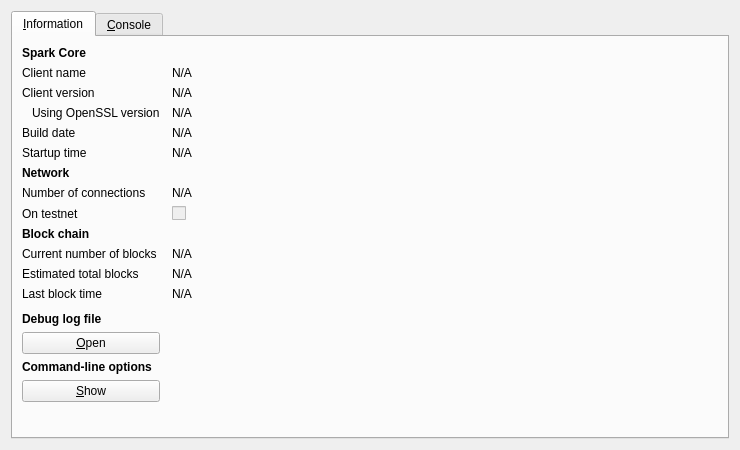
<?xml version="1.0" encoding="UTF-8"?>
<ui version="4.0">
 <class>RPCConsole</class>
 <widget class="QDialog" name="RPCConsole">
  <property name="geometry">
   <rect>
    <x>0</x>
    <y>0</y>
    <width>740</width>
    <height>450</height>
   </rect>
  </property>
  <property name="windowTitle">
   <string>Spark - Debug window</string>
  </property>
  <layout class="QVBoxLayout" name="verticalLayout_2">
   <item>
    <widget class="QTabWidget" name="tabWidget">
     <property name="currentIndex">
      <number>0</number>
     </property>
     <widget class="QWidget" name="tab_info">
      <attribute name="title">
       <string>&amp;Information</string>
      </attribute>
      <layout class="QGridLayout" name="gridLayout" columnstretch="0,1">
       <property name="horizontalSpacing">
        <number>12</number>
       </property>
       <item row="0" column="0">
        <widget class="QLabel" name="label_9">
         <property name="font">
          <font>
           <weight>75</weight>
           <bold>true</bold>
          </font>
         </property>
         <property name="text">
          <string>Spark Core</string>
         </property>
        </widget>
       </item>
       <item row="1" column="0">
        <widget class="QLabel" name="label_5">
         <property name="text">
          <string>Client name</string>
         </property>
        </widget>
       </item>
       <item row="1" column="1">
        <widget class="QLabel" name="clientName">
         <property name="cursor">
          <cursorShape>IBeamCursor</cursorShape>
         </property>
         <property name="text">
          <string>N/A</string>
         </property>
         <property name="textFormat">
          <enum>Qt::PlainText</enum>
         </property>
         <property name="textInteractionFlags">
          <set>Qt::LinksAccessibleByMouse|Qt::TextSelectableByKeyboard|Qt::TextSelectableByMouse</set>
         </property>
        </widget>
       </item>
       <item row="2" column="0">
        <widget class="QLabel" name="label_6">
         <property name="text">
          <string>Client version</string>
         </property>
        </widget>
       </item>
       <item row="2" column="1">
        <widget class="QLabel" name="clientVersion">
         <property name="cursor">
          <cursorShape>IBeamCursor</cursorShape>
         </property>
         <property name="text">
          <string>N/A</string>
         </property>
         <property name="textFormat">
          <enum>Qt::PlainText</enum>
         </property>
         <property name="textInteractionFlags">
          <set>Qt::LinksAccessibleByMouse|Qt::TextSelectableByKeyboard|Qt::TextSelectableByMouse</set>
         </property>
        </widget>
       </item>
       <item row="3" column="0">
        <widget class="QLabel" name="label_14">
         <property name="text">
          <string>Using OpenSSL version</string>
         </property>
         <property name="indent">
          <number>10</number>
         </property>
        </widget>
       </item>
       <item row="3" column="1">
        <widget class="QLabel" name="openSSLVersion">
         <property name="cursor">
          <cursorShape>IBeamCursor</cursorShape>
         </property>
         <property name="text">
          <string>N/A</string>
         </property>
         <property name="textFormat">
          <enum>Qt::PlainText</enum>
         </property>
         <property name="textInteractionFlags">
          <set>Qt::LinksAccessibleByMouse|Qt::TextSelectableByKeyboard|Qt::TextSelectableByMouse</set>
         </property>
        </widget>
       </item>
       <item row="4" column="0">
        <widget class="QLabel" name="label_12">
         <property name="text">
          <string>Build date</string>
         </property>
        </widget>
       </item>
       <item row="4" column="1">
        <widget class="QLabel" name="buildDate">
         <property name="cursor">
          <cursorShape>IBeamCursor</cursorShape>
         </property>
         <property name="text">
          <string>N/A</string>
         </property>
         <property name="textFormat">
          <enum>Qt::PlainText</enum>
         </property>
         <property name="textInteractionFlags">
          <set>Qt::LinksAccessibleByMouse|Qt::TextSelectableByKeyboard|Qt::TextSelectableByMouse</set>
         </property>
        </widget>
       </item>
       <item row="5" column="0">
        <widget class="QLabel" name="label_13">
         <property name="text">
          <string>Startup time</string>
         </property>
        </widget>
       </item>
       <item row="5" column="1">
        <widget class="QLabel" name="startupTime">
         <property name="cursor">
          <cursorShape>IBeamCursor</cursorShape>
         </property>
         <property name="text">
          <string>N/A</string>
         </property>
         <property name="textFormat">
          <enum>Qt::PlainText</enum>
         </property>
         <property name="textInteractionFlags">
          <set>Qt::LinksAccessibleByMouse|Qt::TextSelectableByKeyboard|Qt::TextSelectableByMouse</set>
         </property>
        </widget>
       </item>
       <item row="6" column="0">
        <widget class="QLabel" name="label_11">
         <property name="font">
          <font>
           <weight>75</weight>
           <bold>true</bold>
          </font>
         </property>
         <property name="text">
          <string>Network</string>
         </property>
        </widget>
       </item>
       <item row="7" column="0">
        <widget class="QLabel" name="label_7">
         <property name="text">
          <string>Number of connections</string>
         </property>
        </widget>
       </item>
       <item row="7" column="1">
        <widget class="QLabel" name="numberOfConnections">
         <property name="cursor">
          <cursorShape>IBeamCursor</cursorShape>
         </property>
         <property name="text">
          <string>N/A</string>
         </property>
         <property name="textFormat">
          <enum>Qt::PlainText</enum>
         </property>
         <property name="textInteractionFlags">
          <set>Qt::LinksAccessibleByMouse|Qt::TextSelectableByKeyboard|Qt::TextSelectableByMouse</set>
         </property>
        </widget>
       </item>
       <item row="8" column="0">
        <widget class="QLabel" name="label_8">
         <property name="text">
          <string>On testnet</string>
         </property>
        </widget>
       </item>
       <item row="8" column="1">
        <widget class="QCheckBox" name="isTestNet">
         <property name="enabled">
          <bool>false</bool>
         </property>
         <property name="text">
          <string/>
         </property>
        </widget>
       </item>
       <item row="9" column="0">
        <widget class="QLabel" name="label_10">
         <property name="font">
          <font>
           <weight>75</weight>
           <bold>true</bold>
          </font>
         </property>
         <property name="text">
          <string>Block chain</string>
         </property>
        </widget>
       </item>
       <item row="10" column="0">
        <widget class="QLabel" name="label_3">
         <property name="text">
          <string>Current number of blocks</string>
         </property>
        </widget>
       </item>
       <item row="10" column="1">
        <widget class="QLabel" name="numberOfBlocks">
         <property name="cursor">
          <cursorShape>IBeamCursor</cursorShape>
         </property>
         <property name="text">
          <string>N/A</string>
         </property>
         <property name="textFormat">
          <enum>Qt::PlainText</enum>
         </property>
         <property name="textInteractionFlags">
          <set>Qt::LinksAccessibleByMouse|Qt::TextSelectableByKeyboard|Qt::TextSelectableByMouse</set>
         </property>
        </widget>
       </item>
       <item row="11" column="0">
        <widget class="QLabel" name="label_4">
         <property name="text">
          <string>Estimated total blocks</string>
         </property>
        </widget>
       </item>
       <item row="11" column="1">
        <widget class="QLabel" name="totalBlocks">
         <property name="cursor">
          <cursorShape>IBeamCursor</cursorShape>
         </property>
         <property name="text">
          <string>N/A</string>
         </property>
         <property name="textFormat">
          <enum>Qt::PlainText</enum>
         </property>
         <property name="textInteractionFlags">
          <set>Qt::LinksAccessibleByMouse|Qt::TextSelectableByKeyboard|Qt::TextSelectableByMouse</set>
         </property>
        </widget>
       </item>
       <item row="12" column="0">
        <widget class="QLabel" name="label_2">
         <property name="text">
          <string>Last block time</string>
         </property>
        </widget>
       </item>
       <item row="12" column="1">
        <widget class="QLabel" name="lastBlockTime">
         <property name="cursor">
          <cursorShape>IBeamCursor</cursorShape>
         </property>
         <property name="text">
          <string>N/A</string>
         </property>
         <property name="textFormat">
          <enum>Qt::PlainText</enum>
         </property>
         <property name="textInteractionFlags">
          <set>Qt::LinksAccessibleByMouse|Qt::TextSelectableByKeyboard|Qt::TextSelectableByMouse</set>
         </property>
        </widget>
       </item>
       <item row="13" column="0">
        <spacer name="verticalSpacer_2">
         <property name="orientation">
          <enum>Qt::Vertical</enum>
         </property>
         <property name="sizeHint" stdset="0">
          <size>
           <width>20</width>
           <height>20</height>
          </size>
         </property>
        </spacer>
       </item>
       <item row="14" column="0">
        <widget class="QLabel" name="labelDebugLogfile">
         <property name="font">
          <font>
           <weight>75</weight>
           <bold>true</bold>
          </font>
         </property>
         <property name="text">
          <string>Debug log file</string>
         </property>
        </widget>
       </item>
       <item row="15" column="0">
        <widget class="QPushButton" name="openDebugLogfileButton">
         <property name="toolTip">
          <string>Open the Spark debug log file from the current data directory. This can take a few seconds for large log files.</string>
         </property>
         <property name="text">
          <string>&amp;Open</string>
         </property>
         <property name="autoDefault">
          <bool>false</bool>
         </property>
        </widget>
       </item>
       <item row="16" column="0">
        <widget class="QLabel" name="labelCLOptions">
         <property name="font">
          <font>
           <weight>75</weight>
           <bold>true</bold>
          </font>
         </property>
         <property name="text">
          <string>Command-line options</string>
         </property>
        </widget>
       </item>
       <item row="17" column="0">
        <widget class="QPushButton" name="showCLOptionsButton">
         <property name="toolTip">
          <string>Show the Spark-Qt help message to get a list with possible Spark command-line options.</string>
         </property>
         <property name="text">
          <string>&amp;Show</string>
         </property>
         <property name="autoDefault">
          <bool>false</bool>
         </property>
        </widget>
       </item>
       <item row="18" column="0">
        <spacer name="verticalSpacer">
         <property name="orientation">
          <enum>Qt::Vertical</enum>
         </property>
         <property name="sizeHint" stdset="0">
          <size>
           <width>20</width>
           <height>40</height>
          </size>
         </property>
        </spacer>
       </item>
      </layout>
     </widget>
     <widget class="QWidget" name="tab_console">
      <attribute name="title">
       <string>&amp;Console</string>
      </attribute>
      <layout class="QVBoxLayout" name="verticalLayout_3">
       <property name="spacing">
        <number>3</number>
       </property>
       <item>
        <widget class="QTextEdit" name="messagesWidget">
         <property name="minimumSize">
          <size>
           <width>0</width>
           <height>100</height>
          </size>
         </property>
         <property name="readOnly">
          <bool>true</bool>
         </property>
         <property name="tabKeyNavigation" stdset="0">
          <bool>false</bool>
         </property>
         <property name="columnCount" stdset="0">
          <number>2</number>
         </property>
        </widget>
       </item>
       <item>
        <layout class="QHBoxLayout" name="horizontalLayout">
         <property name="spacing">
          <number>3</number>
         </property>
         <item>
          <widget class="QLabel" name="label">
           <property name="text">
            <string notr="true">&gt;</string>
           </property>
          </widget>
         </item>
         <item>
          <widget class="QLineEdit" name="lineEdit"/>
         </item>
         <item>
          <widget class="QPushButton" name="clearButton">
           <property name="maximumSize">
            <size>
             <width>24</width>
             <height>24</height>
            </size>
           </property>
           <property name="toolTip">
            <string>Clear console</string>
           </property>
           <property name="text">
            <string/>
           </property>
           <property name="icon">
            <iconset resource="../bitcoin.qrc">
             <normaloff>:/icons/remove</normaloff>:/icons/remove</iconset>
           </property>
           <property name="shortcut">
            <string notr="true">Ctrl+L</string>
           </property>
           <property name="autoDefault">
            <bool>false</bool>
           </property>
          </widget>
         </item>
        </layout>
       </item>
      </layout>
     </widget>
    </widget>
   </item>
  </layout>
 </widget>
 <resources>
  <include location="../bitcoin.qrc"/>
 </resources>
 <connections/>
</ui>
